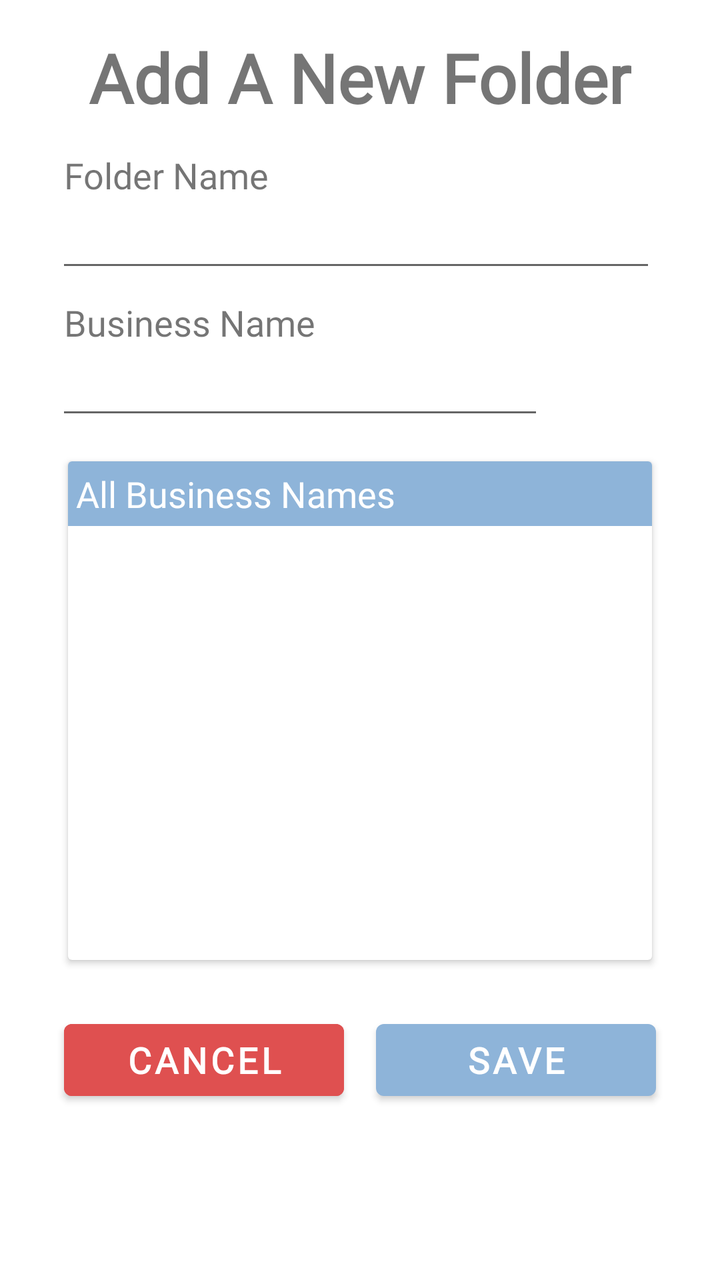
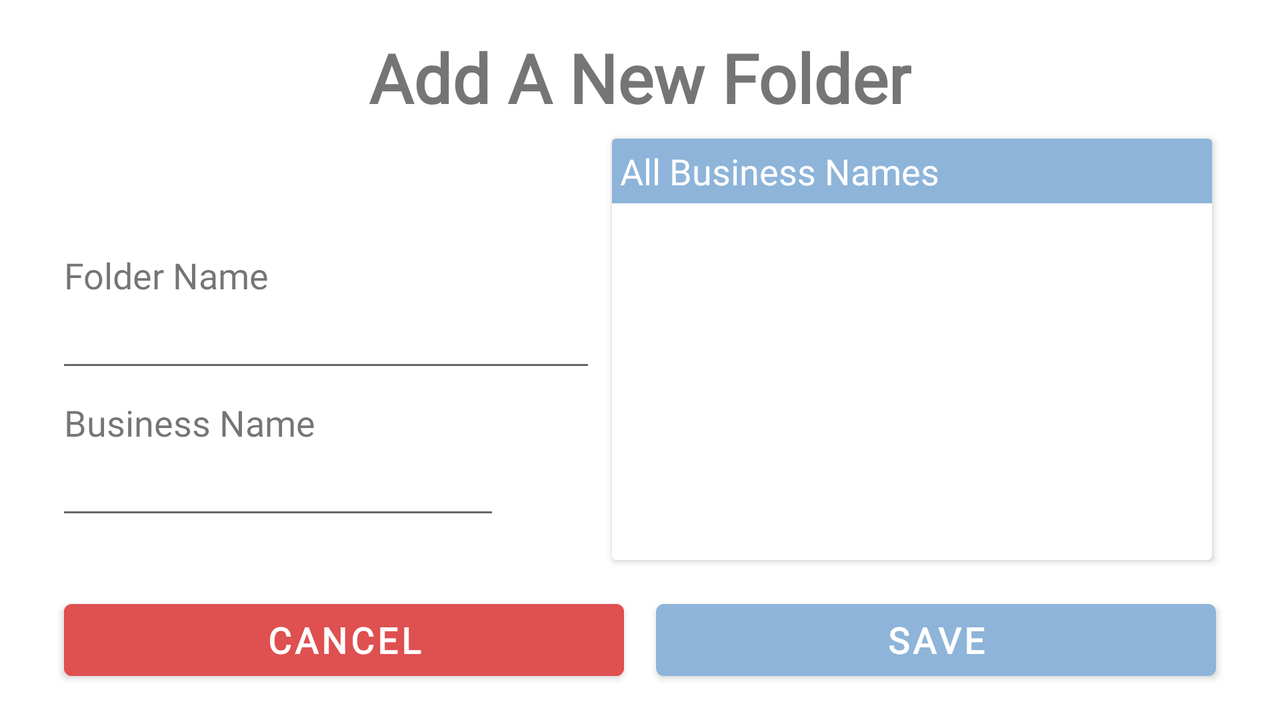

First picture: res/layout/ on a phone held upright. Second picture: the repository's own variant of that layout, on a device whose configuration matches the variant's folder. Source for both follows.
<!-- AndroidManifest.xml: application theme Theme.MLReceiptStorer -->
<!-- res/layout/activity_add_folder.xml -->
<?xml version="1.0" encoding="utf-8"?>
<androidx.constraintlayout.widget.ConstraintLayout xmlns:android="http://schemas.android.com/apk/res/android"
    xmlns:app="http://schemas.android.com/apk/res-auto"
    xmlns:tools="http://schemas.android.com/tools"
    android:layout_width="match_parent"
    android:layout_height="match_parent"
    tools:context=".AddFolderActivity">

    <TextView
        android:id="@+id/textViewAddFolder"
        android:layout_width="wrap_content"
        android:layout_height="wrap_content"
        android:layout_marginTop="16dp"
        android:fontFamily="@font/alegreya_sc"
        android:text="@string/addFolderTitle"
        android:textSize="34sp"
        android:textStyle="bold"
        app:layout_constraintEnd_toEndOf="parent"
        app:layout_constraintStart_toStartOf="parent"
        app:layout_constraintTop_toTopOf="parent" />

    <TextView
        android:id="@+id/textViewAddFolderName"
        android:layout_width="wrap_content"
        android:layout_height="wrap_content"
        android:layout_marginStart="32dp"
        android:layout_marginTop="14dp"
        android:fontFamily="@font/alegreya_sc"
        android:text="@string/folderName"
        android:textSize="18sp"
        app:layout_constraintStart_toStartOf="parent"
        app:layout_constraintTop_toBottomOf="@+id/textViewAddFolder" />

    <TextView
        android:id="@+id/textViewAddBusinessNames"
        android:layout_width="wrap_content"
        android:layout_height="wrap_content"
        android:layout_marginStart="32dp"
        android:layout_marginTop="8dp"
        android:fontFamily="@font/alegreya_sc"
        android:text="@string/businessName"
        android:textSize="18sp"
        app:layout_constraintStart_toStartOf="parent"
        app:layout_constraintTop_toBottomOf="@+id/editTextFolderName" />

    <EditText
        android:id="@+id/editTextFolderName"
        android:layout_width="0dp"
        android:layout_height="wrap_content"
        android:layout_marginStart="28dp"
        android:layout_marginEnd="32dp"
        android:ems="10"
        android:inputType="textPersonName"
        app:layout_constraintEnd_toEndOf="parent"
        app:layout_constraintStart_toStartOf="parent"
        app:layout_constraintTop_toBottomOf="@+id/textViewAddFolderName"
        tools:ignore="SpeakableTextPresentCheck" />

    <EditText
        android:id="@+id/editTextBusinessName"
        android:layout_width="0dp"
        android:layout_height="wrap_content"
        android:layout_marginStart="28dp"
        android:layout_marginEnd="16dp"
        android:ems="10"
        android:inputType="textPersonName"
        app:layout_constraintEnd_toStartOf="@+id/buttonAddBusinessName"
        app:layout_constraintStart_toStartOf="parent"
        app:layout_constraintTop_toBottomOf="@+id/textViewAddBusinessNames" />

    <Button
        android:id="@+id/buttonAddBusinessName"
        android:layout_width="40dp"
        android:layout_height="40dp"
        android:layout_marginTop="24dp"
        android:layout_marginEnd="32dp"
        android:background="@drawable/rounded_button"
        android:onClick="onAddBusinessName"
        android:text="@string/plusSign"
        app:layout_constraintEnd_toEndOf="parent"
        app:layout_constraintTop_toBottomOf="@+id/editTextFolderName" />

    <Button
        android:id="@+id/buttonSaveFolder"
        android:layout_width="0dp"
        android:layout_height="wrap_content"
        android:layout_marginStart="8dp"
        android:layout_marginEnd="32dp"
        android:layout_marginBottom="86dp"
        android:fontFamily="@font/alegreya_sc"
        android:onClick="onSaveFolder"
        android:text="@string/save"
        android:textSize="18sp"
        android:textStyle="bold"
        app:layout_constraintBottom_toBottomOf="parent"
        app:layout_constraintEnd_toEndOf="parent"
        app:layout_constraintStart_toEndOf="@+id/buttonCancelAddFolder" />

    <Button
        android:id="@+id/buttonCancelAddFolder"
        android:layout_width="0dp"
        android:layout_height="wrap_content"
        android:layout_marginStart="32dp"
        android:layout_marginEnd="8dp"
        android:layout_marginBottom="86dp"
        android:backgroundTint="@color/error_red"
        android:fontFamily="@font/alegreya_sc"
        android:onClick="onCancel"
        android:text="@string/cancel"
        android:textSize="18sp"
        android:textStyle="bold"
        app:layout_constraintBottom_toBottomOf="parent"
        app:layout_constraintEnd_toStartOf="@+id/buttonSaveFolder"
        app:layout_constraintStart_toStartOf="parent" />

    <androidx.cardview.widget.CardView
        android:layout_width="0dp"
        android:layout_height="0dp"
        android:layout_marginStart="34dp"
        android:layout_marginTop="16dp"
        android:layout_marginEnd="34dp"
        android:layout_marginBottom="26dp"
        app:layout_constraintBottom_toTopOf="@+id/buttonCancelAddFolder"
        app:layout_constraintEnd_toEndOf="parent"
        app:layout_constraintStart_toStartOf="parent"
        app:layout_constraintTop_toBottomOf="@+id/editTextBusinessName">

        <androidx.constraintlayout.widget.ConstraintLayout
            android:layout_width="match_parent"
            android:layout_height="match_parent">

            <androidx.recyclerview.widget.RecyclerView
                android:id="@+id/recyclerViewBusinessNames"
                android:layout_width="match_parent"
                android:layout_height="0dp"
                android:layout_marginStart="8dp"
                android:layout_marginTop="8dp"
                android:layout_marginEnd="8dp"
                android:layout_marginBottom="8dp"
                app:layout_constraintBottom_toBottomOf="parent"
                app:layout_constraintEnd_toEndOf="parent"
                app:layout_constraintStart_toStartOf="parent"
                app:layout_constraintTop_toBottomOf="@+id/textViewAllBusinessNames" />

            <TextView
                android:id="@+id/textViewAllBusinessNames"
                android:layout_width="0dp"
                android:layout_height="wrap_content"
                android:background="@color/baby_blue"
                android:fontFamily="@font/alegreya_sc"
                android:lineSpacingExtra="8sp"
                android:padding="4dp"
                android:text="@string/businessNames"
                android:textAlignment="textStart"
                android:textColor="#FFFFFF"
                android:textSize="18sp"
                app:layout_constraintEnd_toEndOf="parent"
                app:layout_constraintStart_toStartOf="parent"
                app:layout_constraintTop_toTopOf="parent" />
        </androidx.constraintlayout.widget.ConstraintLayout>

    </androidx.cardview.widget.CardView>

</androidx.constraintlayout.widget.ConstraintLayout>
<!-- resources referenced by this layout -->
<resources>
  <color name="baby_blue">#8EB4D9</color>
  <color name="error_red">#FFDF5050</color>
  <string name="addFolderTitle">Add A New Folder</string>
  <string name="businessName">Business Name</string>
  <string name="businessNames">All Business Names</string>
  <string name="cancel">Cancel</string>
  <string name="folderName">Folder Name</string>
  <string name="plusSign">+</string>
  <string name="save">Save</string>
  <style name="Theme.MLReceiptStorer" parent="Theme.MaterialComponents.DayNight.NoActionBar">
          
          <item name="colorPrimary">@color/baby_blue</item>
          <item name="colorPrimaryVariant">@color/baby_blue</item>
          <item name="colorOnPrimary">@color/white</item>
          
          <item name="colorSecondary">@color/teal_200</item>
          <item name="colorSecondaryVariant">@color/teal_700</item>
          <item name="colorOnSecondary">@color/black</item>
          
          <item name="android:statusBarColor" tools:targetApi="l">?attr/colorPrimaryVariant</item>
          
      </style>
  <color name="white">#FFFFFFFF</color>
  <color name="teal_200">#FF03DAC5</color>
  <color name="teal_700">#FF018786</color>
  <color name="black">#FF000000</color>
</resources>
<!-- res/layout-land/activity_add_folder.xml (the repository's variant of the layout above) -->
<!-- drawn on the phone turned sideways -->
<?xml version="1.0" encoding="utf-8"?>
<androidx.constraintlayout.widget.ConstraintLayout xmlns:android="http://schemas.android.com/apk/res/android"
    xmlns:app="http://schemas.android.com/apk/res-auto"
    xmlns:tools="http://schemas.android.com/tools"
    android:layout_width="match_parent"
    android:layout_height="match_parent"
    tools:context=".AddFolderActivity">

    <TextView
        android:id="@+id/textViewAddFolder"
        android:layout_width="wrap_content"
        android:layout_height="wrap_content"
        android:layout_marginTop="16dp"
        android:fontFamily="@font/alegreya_sc"
        android:text="@string/addFolderTitle"
        android:textSize="34sp"
        android:textStyle="bold"
        app:layout_constraintEnd_toEndOf="parent"
        app:layout_constraintStart_toStartOf="parent"
        app:layout_constraintTop_toTopOf="parent" />

    <TextView
        android:id="@+id/textViewAddFolderName"
        android:layout_width="wrap_content"
        android:layout_height="wrap_content"
        android:layout_marginStart="32dp"
        android:layout_marginTop="64dp"
        android:fontFamily="@font/alegreya_sc"
        android:text="@string/folderName"
        android:textSize="18sp"
        app:layout_constraintStart_toStartOf="parent"
        app:layout_constraintTop_toBottomOf="@+id/textViewAddFolder" />

    <TextView
        android:id="@+id/textViewAddBusinessNames"
        android:layout_width="wrap_content"
        android:layout_height="wrap_content"
        android:layout_marginStart="32dp"
        android:layout_marginTop="8dp"
        android:fontFamily="@font/alegreya_sc"
        android:text="@string/businessName"
        android:textSize="18sp"
        app:layout_constraintStart_toStartOf="parent"
        app:layout_constraintTop_toBottomOf="@+id/editTextFolderName" />

    <EditText
        android:id="@+id/editTextFolderName"
        android:layout_width="0dp"
        android:layout_height="wrap_content"
        android:layout_marginStart="28dp"
        android:layout_marginEnd="8dp"
        android:ems="10"
        android:importantForAutofill="no"
        android:inputType="textPersonName"
        app:layout_constraintEnd_toStartOf="@+id/cardViewBusinesses"
        app:layout_constraintStart_toStartOf="parent"
        app:layout_constraintTop_toBottomOf="@+id/textViewAddFolderName"
        tools:ignore="SpeakableTextPresentCheck,TouchTargetSizeCheck" />

    <EditText
        android:id="@+id/editTextBusinessName"
        android:layout_width="0dp"
        android:layout_height="wrap_content"
        android:layout_marginStart="28dp"
        android:layout_marginEnd="8dp"
        android:ems="10"
        android:inputType="textPersonName"
        app:layout_constraintEnd_toStartOf="@+id/buttonAddBusinessName"
        app:layout_constraintStart_toStartOf="parent"
        app:layout_constraintTop_toBottomOf="@+id/textViewAddBusinessNames"
        tools:ignore="SpeakableTextPresentCheck,TouchTargetSizeCheck" />

    <Button
        android:id="@+id/buttonAddBusinessName"
        android:layout_width="40dp"
        android:layout_height="40dp"
        android:layout_marginTop="32dp"
        android:layout_marginEnd="8dp"
        android:background="@drawable/rounded_button"
        android:onClick="onAddBusinessName"
        android:text="@string/plusSign"
        app:layout_constraintEnd_toStartOf="@+id/cardViewBusinesses"
        app:layout_constraintTop_toBottomOf="@+id/editTextFolderName"
        tools:ignore="TouchTargetSizeCheck,TextContrastCheck" />

    <Button
        android:id="@+id/buttonSaveFolder"
        android:layout_width="0dp"
        android:layout_height="wrap_content"
        android:layout_marginStart="8dp"
        android:layout_marginEnd="32dp"
        android:layout_marginBottom="16dp"
        android:fontFamily="@font/alegreya_sc"
        android:onClick="onSaveFolder"
        android:text="@string/save"
        android:textSize="18sp"
        android:textStyle="bold"
        app:layout_constraintBottom_toBottomOf="parent"
        app:layout_constraintEnd_toEndOf="parent"
        app:layout_constraintStart_toEndOf="@+id/buttonCancelAddFolder"
        tools:ignore="TextContrastCheck" />

    <Button
        android:id="@+id/buttonCancelAddFolder"
        android:layout_width="0dp"
        android:layout_height="wrap_content"
        android:layout_marginStart="32dp"
        android:layout_marginEnd="8dp"
        android:layout_marginBottom="16dp"
        android:backgroundTint="@color/error_red"
        android:fontFamily="@font/alegreya_sc"
        android:onClick="onCancel"
        android:text="@string/cancel"
        android:textSize="18sp"
        android:textStyle="bold"
        app:layout_constraintBottom_toBottomOf="parent"
        app:layout_constraintEnd_toStartOf="@+id/buttonSaveFolder"
        app:layout_constraintStart_toStartOf="parent" />

    <androidx.cardview.widget.CardView
        android:id="@+id/cardViewBusinesses"
        android:layout_width="300dp"
        android:layout_height="0dp"
        android:layout_marginTop="8dp"
        android:layout_marginEnd="34dp"
        android:layout_marginBottom="16dp"
        app:layout_constraintBottom_toTopOf="@+id/buttonCancelAddFolder"
        app:layout_constraintEnd_toEndOf="parent"
        app:layout_constraintTop_toBottomOf="@+id/textViewAddFolder">

        <androidx.constraintlayout.widget.ConstraintLayout
            android:layout_width="match_parent"
            android:layout_height="match_parent">

            <androidx.recyclerview.widget.RecyclerView
                android:id="@+id/recyclerViewBusinessNames"
                android:layout_width="match_parent"
                android:layout_height="0dp"
                android:layout_marginStart="8dp"
                android:layout_marginTop="8dp"
                android:layout_marginEnd="8dp"
                android:layout_marginBottom="8dp"
                app:layout_constraintBottom_toBottomOf="parent"
                app:layout_constraintEnd_toEndOf="parent"
                app:layout_constraintStart_toStartOf="parent"
                app:layout_constraintTop_toBottomOf="@+id/textViewAllBusinessNames" />

            <TextView
                android:id="@+id/textViewAllBusinessNames"
                android:layout_width="0dp"
                android:layout_height="wrap_content"
                android:background="@color/baby_blue"
                android:fontFamily="@font/alegreya_sc"
                android:lineSpacingExtra="8sp"
                android:padding="4dp"
                android:text="@string/businessNames"
                android:textAlignment="textStart"
                android:textColor="#FFFFFF"
                android:textSize="18sp"
                app:layout_constraintEnd_toEndOf="parent"
                app:layout_constraintStart_toStartOf="parent"
                app:layout_constraintTop_toTopOf="parent"
                tools:ignore="TextContrastCheck" />
        </androidx.constraintlayout.widget.ConstraintLayout>

    </androidx.cardview.widget.CardView>

</androidx.constraintlayout.widget.ConstraintLayout>
